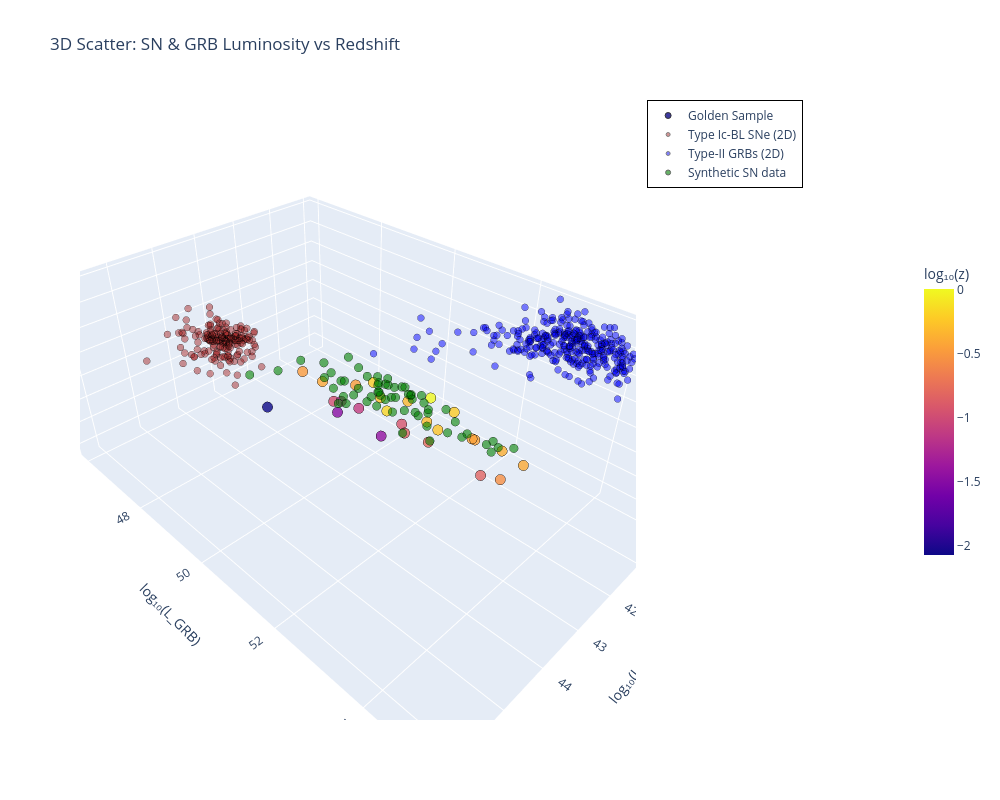

Notebook source saved alongside this figure:
### Code cell
# Your existing arrays:
# l_grb_sne → SN Luminosity (X-axis)
# L_iso_pwr_selected → GRB Luminosity (Z-axis)
# z_grb_sne → Redshift (Y-axis)
# plus: z_grb, L_iso_pwr, l_Ic_bl, z_Ic_bl, redshifts, L_iso_list, best_sample_sn_1, best_sample_log_L_GRB_blue, best_sample_log_z_blue

fig = go.Figure()

# 3D scatter: Golden Sample
fig.add_trace(go.Scatter3d(
    x=np.log10(l_grb_sne),
    y=np.log10(L_iso_pwr_selected),
    z=np.log10(z_grb_sne),
    mode='markers',
    marker=dict(
        size=6,
        color=np.log10(z_grb_sne),
        colorscale='Plasma',
        opacity=0.8,
        line=dict(width=1, color='black')
    ),
    name='Golden Sample'
))

# SN-GRBs (2D projection)
#fig.add_trace(go.Scatter3d(
 #   x=np.log10(np.full_like(z_grb, 1e39)),
  #  y=np.log10(L_iso_pwr),
   # z=np.log10(z_grb),
    #mode='markers',
    #marker=dict(color='green', size=4, opacity=0.3, line=dict(width=1, color='black')),
    #name='SN-GRB (2D)'
#))

# Type Ic-BL
fig.add_trace(go.Scatter3d(
    x=np.log10(l_Ic_bl),
    y=np.log10(np.full_like(z_Ic_bl, 1e46)),
    z=np.log10(z_Ic_bl),
    mode='markers',
    marker=dict(color='brown', size=4, opacity=0.5, line=dict(width=1, color='black')),
    name='Type Ic-BL SNe (2D)'
))

# Type-II GRB
fig.add_trace(go.Scatter3d(
    x=np.log10(np.full_like(redshifts, 1e40)),
    y=np.log10(L_iso_list),
    z=np.log10(redshifts),
    mode='markers',
    marker=dict(color='blue', size=4, opacity=0.5, line=dict(width=1, color='black')),
    name='Type-II GRBs (2D)'
))

# Created SN data
fig.add_trace(go.Scatter3d(
    x=np.log10(best_sample_sn_1),
    y=best_sample_log_L_GRB_blue,
    z=best_sample_log_z_blue,
    mode='markers',
    marker=dict(color='green', size=5, opacity=0.6, line=dict(width=1, color='black')),
    name='Synthetic SN data'
))

# Add colorbar separately (for the first trace)
fig.data[0].marker.showscale = True
fig.data[0].marker.colorbar = dict(title='log₁₀(z)')
# Move the legend farther right and give the colorbar its own lane
fig.update_layout(
    title='3D Scatter: SN & GRB Luminosity vs Redshift',
    scene=dict(
        xaxis_title='log₁₀(L_SN)',
        yaxis_title='log₁₀(L_GRB)',
        zaxis_title='log₁₀(z)'
    ),
    width=1000, height=800,
    #margin=dict(l=80, r=180, t=70, b=70),      # extra right margin
    legend=dict(
     #   x=1,  y=1,                          # push legend right
     #   bgcolor='rgba(255,255,255,0.8)',
     bordercolor='black', borderwidth=1
    )
)

# Nudge the colorbar a bit left of the legend
fig.data[0].marker.colorbar.x = 1.5        # position (0–1); >1 pushes outside plot
fig.data[0].marker.colorbar.y = 0.5           # center vertically
fig.data[0].marker.colorbar.len = 0.5         # shrink length if desired

fig.write_html("sn_grb_luminosity_3d.html", include_plotlyjs="cdn")
fig.show()

### Figure 1 — Plotly figure (JSON) as saved in the notebook; plotly's stock layout.template omitted (floating-point values rounded to 4 significant figures; data arrays with more than 128 entries replaced by an {"elided": "..."} marker saying what was removed)
{"data": [{"marker": {"color": [-2.071, -0.4413, 0.002598, -0.7734, -0.9767, -0.2175, -1.481, -0.2757, -0.3098, -1.227, -0.1694, -0.5482, -0.4686, -1.432, -0.2582, -0.3997, -0.224, -0.8386, -0.3196, -0.4157, -0.8312, -0.4815, -0.9318, -0.3721, -1.105, -0.4437], "colorbar": {"len": 0.5, "title": {"text": "log₁₀(z)"}, "x": 1.5, "y": 0.5}, "colorscale": [[0, "#0d0887"], [0.1111, "#46039f"], [0.2222, "#7201a8"], [0.3333, "#9c179e"], [0.4444, "#bd3786"], [0.5556, "#d8576b"], [0.6667, "#ed7953"], [0.7778, "#fb9f3a"], [0.8889, "#fdca26"], [1, "#f0f921"]], "line": {"color": "black", "width": 1}, "opacity": 0.8, "showscale": true, "size": 6}, "mode": "markers", "name": "Golden Sample", "type": "scatter3d", "x": [43.16, 42.77, 42.86, 43.0, 43.1, 42.65, 42.81, 43.15, 43.08, 42.75, 43.46, 43.17, 42.96, 42.81, 43.18, 42.79, 42.94, 43.03, 42.84, 43.36, 43.02, 43.32, 42.78, 42.76, 42.8, 42.76], "y": [47.93, 52.89, 52.05, 52.18, 49.93, 52.4, 49.72, 51.18, 52.18, 49.77, 51.62, 53.76, 50.38, 50.9, 52.49, 53.91, 50.81, 51.66, 51.54, 49.93, 53.3, 49.34, 51.37, 53.48, 50.3, 52.94], "z": [-2.071, -0.4413, 0.002598, -0.7734, -0.9767, -0.2175, -1.481, -0.2757, -0.3098, -1.227, -0.1694, -0.5482, -0.4686, -1.432, -0.2582, -0.3997, -0.224, -0.8386, -0.3196, -0.4157, -0.8312, -0.4815, -0.9318, -0.3721, -1.105, -0.4437]}, {"marker": {"color": "brown", "line": {"color": "black", "width": 1}, "opacity": 0.5, "size": 4}, "mode": "markers", "name": "Type Ic-BL SNe (2D)", "type": "scatter3d", "x": {"elided": "175 float values"}, "y": {"elided": "175 float values"}, "z": {"elided": "175 float values"}}, {"marker": {"color": "blue", "line": {"color": "black", "width": 1}, "opacity": 0.5, "size": 4}, "mode": "markers", "name": "Type-II GRBs (2D)", "type": "scatter3d", "x": {"elided": "320 float values"}, "y": {"elided": "320 float values"}, "z": {"elided": "320 float values"}}, {"marker": {"color": "green", "line": {"color": "black", "width": 1}, "opacity": 0.6, "size": 5}, "mode": "markers", "name": "Synthetic SN data", "type": "scatter3d", "x": [42.83, 43.03, 42.95, 42.85, 43.15, 43.06, 43.44, 43.1, 42.9, 42.92, 43.13, 43.26, 43.09, 43.15, 43.05, 42.95, 43.42, 43.22, 42.93, 42.83, 43.24, 43.46, 43.26, 42.81, 42.88, 42.87, 43.34, 42.86, 43.19, 43.06, 42.82, 42.82, 43.08, 42.97, 42.92, 42.8, 43.06, 43.43, 42.83, 43.04, 42.82, 42.93, 42.82, 42.88, 43.14, 43.18, 42.83, 42.8, 42.99, 42.94, 43.18, 42.85, 43.01, 43.3, 43.37, 43.26, 42.95, 42.8, 42.91, 43.13], "y": [53.22, 52.14, 48.86, 50.81, 48.37, 50.1, 52.55, 50.23, 49.66, 49.49, 50.3, 51.57, 50.9, 49.75, 50.54, 49.77, 51.95, 47.5, 51.24, 53.32, 50.21, 50.58, 50.97, 53.71, 50.87, 53.36, 51.47, 50.35, 52.27, 51.04, 51.44, 50.8, 51.99, 51.36, 52.43, 51.57, 51.9, 50.81, 50.06, 52.16, 51.03, 51.47, 51.05, 52.6, 51.11, 51.17, 51.62, 51.8, 50.7, 51.09, 51.21, 51.9, 53.55, 52.78, 51.93, 53.03, 51.32, 51.58, 51.6, 53.03], "z": [-0.3468, -0.4437, -0.601, -0.7734, -0.9773, -0.4605, -0.3098, -0.383, -0.5528, -0.3997, -0.8386, -0.3196, -0.4157, -0.5045, -0.4202, -0.8312, -0.4824, -1.434, -0.3372, -0.4437, -0.8239, -0.3809, -0.4018, -0.1606, -0.228, -0.1848, -0.07572, -0.153, -0.02863, -0.2573, -0.0846, -0.1618, -0.2761, -0.2644, -0.01278, -0.2052, -0.266, -0.2581, -0.07212, -0.08619, -0.09691, -0.01323, -0.224, -0.192, -0.0511, -0.1397, -0.2441, -0.09313, -0.1221, -0.1331, -0.1904, -0.1754, -0.126, -0.09474, -0.0575, -0.06702, -0.08071, -0.1811, -0.1146, -0.07448]}], "layout": {"height": 800, "legend": {"bordercolor": "black", "borderwidth": 1}, "scene": {"xaxis": {"title": {"text": "log₁₀(L_SN)"}}, "yaxis": {"title": {"text": "log₁₀(L_GRB)"}}, "zaxis": {"title": {"text": "log₁₀(z)"}}}, "title": {"text": "3D Scatter: SN & GRB Luminosity vs Redshift"}, "width": 1000}}
